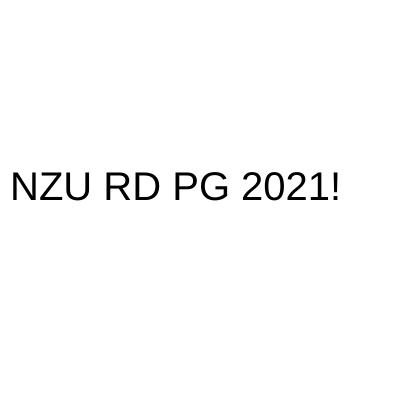
Frame 1 (no input)
Frame 60 (no input): identical to frame 1, image omitted
Frame 120 (the mouse pressed at the canvas centre since frame 60): identical to frame 1, image omitted

The p5.js sketch that drew this single still picture (run headless with seeded random() and noise() and a simulated clock; from frame 60 on, the mouse is pressed at the canvas centre):

// p5.js sketch
// ── sketch.js
function setup() {
  createCanvas(400, 400);
  textSize(40);
}

function draw() {
  background(255);
  fill(0);
  text('NZU RD PG 2021!', 10, 200);
}
